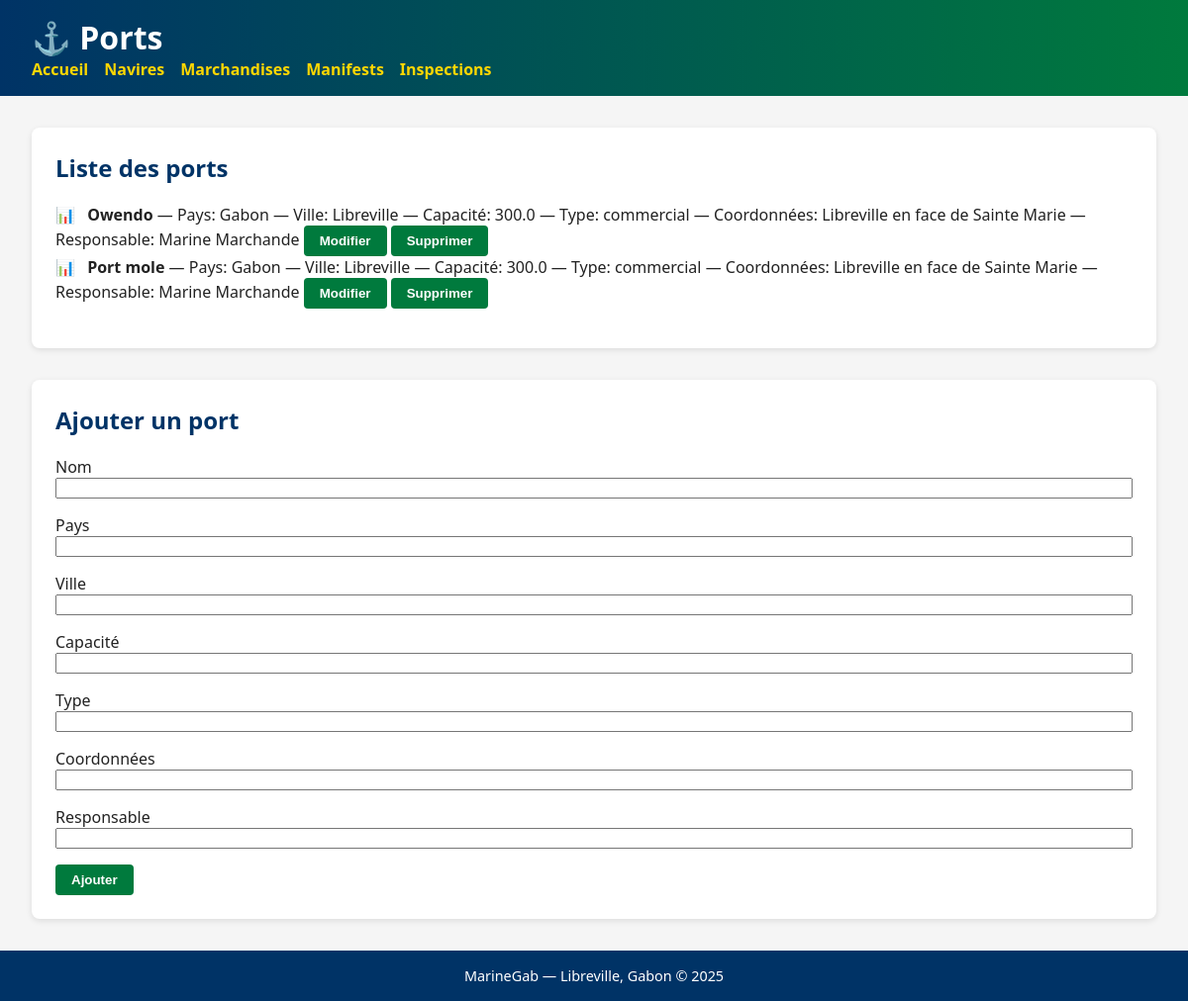
The app's page /ports with its own data.
### app/models.py (models this page shows)
class Port(Base):
    __tablename__ = "ports"
    id = Column(Integer, primary_key=True, index=True)
    nom = Column(String(100), unique=True, nullable=False)
    pays = Column(String(100), nullable=True)
    ville = Column(String(100), nullable=True)
    capacite = Column(Float, nullable=True)
    type = Column(String(100), nullable=True)
    coordonnees = Column(String(255), nullable=True)
    responsable = Column(String(255), nullable=True)

### app/main.py (the view)
@app.get("/ports", response_class=HTMLResponse)
def list_ports(request: Request, db: Session = Depends(get_db)):
    ports = db.query(models.Port).all()
    return templates.TemplateResponse("ports.html", {"request": request, "ports": ports})

### app/templates/ports.html (shortened to what this page needs)
<!DOCTYPE html>
<html lang="fr">
<head>
  <link rel="stylesheet" href="/static/style.css">
</head>
<body>
  <header>
    <h1>Ports</h1>
    <nav>
      <a href="/">Accueil</a>
      <a href="/navires">Navires</a>
      <a href="/marchandises">Marchandises</a>
      <a href="/manifests">Manifests</a>
      <a href="/inspections">Inspections</a>
    </nav>
  </header>
  <section class="card">
    <h2>Liste des ports</h2>
    <ul class="list">
      {% for port in ports %}
        <li>
          <strong>{{ port.nom }}</strong>
          — Pays: {{ port.pays if port.pays else "N/A" }}
          — Ville: {{ port.ville if port.ville else "N/A" }}
          — Capacité: {{ port.capacite if port.capacite else "N/A" }}
          — Type: {{ port.type if port.type else "N/A" }}
          — Coordonnées: {{ port.coordonnees if port.coordonnees else "N/A" }}
          — Responsable: {{ port.responsable if port.responsable else "N/A" }}
          <form action="/ports/{{ port.id }}/edit" method="get" style="display:inline;">
            <button type="submit">Modifier</button>
          </form>
          <form action="/ports/{{ port.id }}/delete" method="post" style="display:inline;">
            <button type="submit" onclick="return confirm('Supprimer ce port ?')">Supprimer</button>
          </form>
        </li>
      {% else %}
        <li>Aucun port enregistré.</li>
      {% endfor %}
    </ul>
  </section>
  <section class="card">
    <h2>Ajouter un port</h2>
    <form action="/ports/add" method="post">
      <div class="form-row"><label>Nom</label><input type="text" name="nom" required></div>
      <div class="form-row"><label>Pays</label><input type="text" name="pays"></div>
      <div class="form-row"><label>Ville</label><input type="text" name="ville"></div>
      <div class="form-row"><label>Capacité</label><input type="number" step="0.01" name="capacite"></div>
      <div class="form-row"><label>Type</label><input type="text" name="type"></div>
      <div class="form-row"><label>Coordonnées</label><input type="text" name="coordonnees"></div>
      <div class="form-row"><label>Responsable</label><input type="text" name="responsable"></div>
      <button type="submit">Ajouter</button>
    </form>
  </section>
  <footer>
    MarineGab — Libreville, Gabon © 2025
  </footer>
</body>
</html>

### app/static/style.css (style rules this page uses)
:root { --marine-blue: #003366; --marine-green: #007A3D; --marine-gold: #FFD700; --marine-light: #F5F5F5; --text-dark: #222; --text-light: #fff; --card-shadow: rgba(0, 0, 0, 0.1); }
body { margin: 0; font-family: "Segoe UI", "Roboto", sans-serif; background-color: var(--marine-light); color: var(--text-dark); }
header { background: linear-gradient(to right, var(--marine-blue), var(--marine-green)); color: var(--text-light); padding: 1rem 2rem; display: flex; flex-direction: column; align-items: flex-start; }
header h1::before { content: "⚓ "; }
header h1 { margin: 0; font-size: 2rem; }
nav { display: flex; gap: 1rem; flex-wrap: wrap; }
nav a { color: var(--marine-gold); text-decoration: none; font-weight: bold; transition: color 0.3s ease; }
.card { background-color: white; margin: 2rem; padding: 1.5rem; border-radius: 8px; box-shadow: 0 2px 6px var(--card-shadow); }
h2 { color: var(--marine-blue); margin-top: 0; }
button { background-color: var(--marine-green); color: var(--text-light); border: none; padding: 0.5rem 1rem; border-radius: 4px; cursor: pointer; font-weight: bold; transition: background-color 0.3s ease; }
.form-row { margin-bottom: 1rem; display: flex; flex-direction: column; }
ul.list { list-style: none; padding-left: 0; }
ul.list li::before { content: "📊 "; margin-right: 0.5rem; }
footer { text-align: center; padding: 1rem; background-color: var(--marine-blue); color: var(--text-light); font-size: 0.9rem; }

### records on screen
Port: nom "Owendo", pays "Gabon", ville "Libreville", capacite "300.0", type "commercial", coordonnees "Libreville en face de Sainte Marie", responsable "Marine Marchande"
Port: nom "Port mole", pays "Gabon", ville "Libreville", capacite "300.0", type "commercial", coordonnees "Libreville en face de Sainte Marie", responsable "Marine Marchande"
